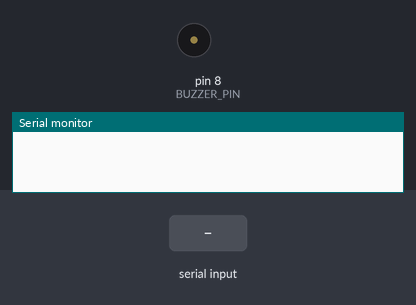
Recording of a sketch running on a simulated Arduino Uno, built with avr-gcc and run on an emulated ATmega328P. Parts: buzzer (waves = sounding), the last lines printed to the serial monitor. Inputs (shaded band) come from the test bench.

Above: at 1.5 s.
1.6 s: "ALARM\n" received over Serial
At 2.7 s:
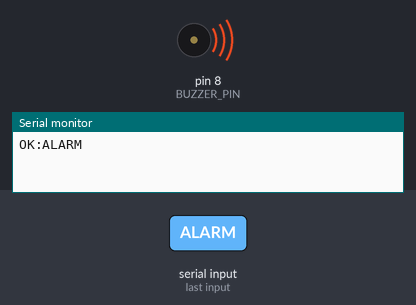
3.1 s: "SILENT\n" received over Serial
At 3.9 s:
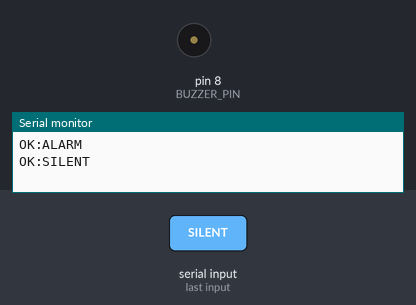
Timing chart, 0 to 6.1 s (numbered marks = the images above; inputs shaded):
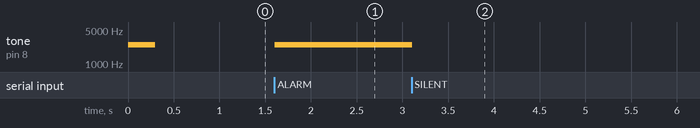

Measured:
- after the input at 1.6 s, tone on pin 8 (BUZZER_PIN): silent → 2500 Hz at once
- after the input at 3.1 s, tone on pin 8 (BUZZER_PIN): 2500 Hz → silent at once

The sketch:

ppe_buzzer.ino
```cpp
/*
 * PPE Alarm Buzzer — Arduino Uno/Nano
 *
 * TWO-PIN BUZZER WIRING (most student kits):
 *
 *   Passive piezo (marks say "Passive" or no label):
 *     Buzzer pin 1  ->  Digital pin 8
 *     Buzzer pin 2  ->  GND
 *     (If silent, swap the two pins.)
 *
 *   Active buzzer (has sticker on top, or says "Active"):
 *     Buzzer (+) red/long leg  ->  Digital pin 8
 *     Buzzer (-) black/short leg ->  GND
 *     (If silent, swap the two pins.)
 *
 *   Louder active buzzer (needs more current than pin 8 alone):
 *     5V -> buzzer (+)
 *     buzzer (-) -> collector of 2N2222 / S8050 NPN transistor
 *     emitter -> GND
 *     pin 8 -> 1k resistor -> transistor base
 *
 * On upload you should hear one short beep (startup test).
 *
 * Serial from laptop (9600 baud):
 *   ALARM  -> buzzer ON
 *   SILENT -> buzzer OFF
 */

const int BUZZER_PIN = 8;
const unsigned long BAUD = 9600;
const int TONE_HZ = 2500;

String inputBuffer = "";
bool alarmActive = false;

void setBuzzer(bool on) {
  alarmActive = on;
  if (on) {
    // tone() works for passive buzzers; many active buzzers also respond
    tone(BUZZER_PIN, TONE_HZ);
  } else {
    noTone(BUZZER_PIN);
    digitalWrite(BUZZER_PIN, LOW);
  }
}

void setup() {
  pinMode(BUZZER_PIN, OUTPUT);
  digitalWrite(BUZZER_PIN, LOW);
  Serial.begin(BAUD);

  // Startup test — you should hear this once after every upload
  tone(BUZZER_PIN, TONE_HZ);
  delay(300);
  noTone(BUZZER_PIN);
  digitalWrite(BUZZER_PIN, LOW);
}

void loop() {
  while (Serial.available() > 0) {
    char c = Serial.read();
    if (c == '\n' || c == '\r') {
      inputBuffer.trim();
      if (inputBuffer.equalsIgnoreCase("ALARM")) {
        setBuzzer(true);
        Serial.println("OK:ALARM");
      } else if (inputBuffer.equalsIgnoreCase("SILENT")) {
        setBuzzer(false);
        Serial.println("OK:SILENT");
      }
      inputBuffer = "";
    } else {
      inputBuffer += c;
    }
  }
}
```
